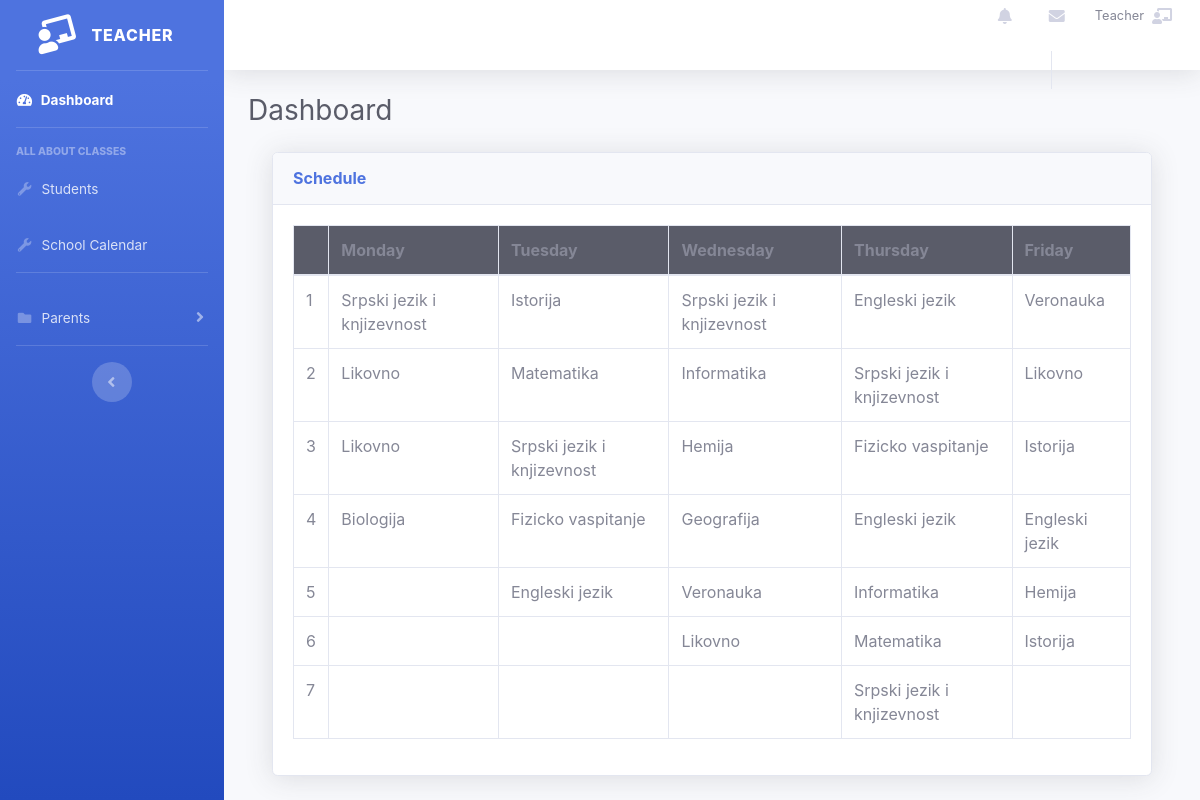
/schedules/school_calendar (signed in), run on an earlier commit of the app's database.
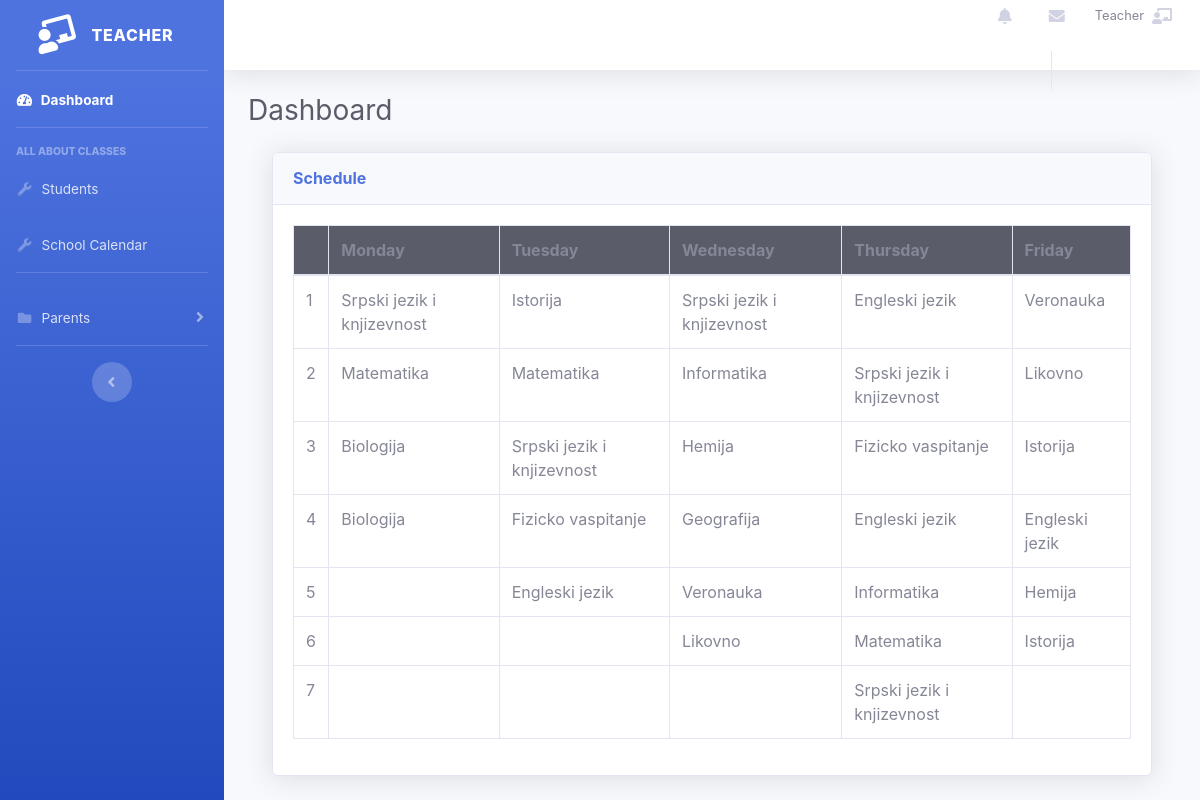
And on a later commit of the database.
### tables this page shows
CREATE TABLE IF NOT EXISTS `schedules` (
  `id_schedules` int(11) NOT NULL AUTO_INCREMENT,
  `subject_name` varchar(255) NOT NULL,
  `order_id` int(11) NOT NULL,
  `day_id` int(11) NOT NULL,
  `class_id` int(11) NOT NULL,
  PRIMARY KEY (`id_schedules`)
);

### app/controllers/Schedules.php (called while the page is built, shortened)
<?php
class Schedules extends Controller
{
    public function __construct()
    {
        $this->schedulesModel = $this->model('Schedule');
    }
    public function school_calendar()
    {
        $class_id = (int) htmlspecialchars($_SESSION['teacher_class_id']);
        $schedules = $this->schedulesModel->show_schedule_by_teacher_class_id($class_id);
        $data = [
            'schedules' => $schedules
        ];
        $this->view('teacher/classes/schedule', $data);
    }
}

### app/libraries/Core.php (called while the page is built, shortened)
<?php
  class Core {
    protected $currentMethod = 'index';
    public function __construct(){
      $url = $this->getUrl();
      if(file_exists('../app/controllers/' . ucwords($url[0]). '.php')){
        unset($url[0]);
      }
      $this->currentController = new $this->currentController;
      if(isset($url[1])){
        if(method_exists($this->currentController, $url[1])){
          $this->currentMethod = $url[1];
          unset($url[1]);
        }
      }
      $this->params = $url ? array_values($url) : [];
      call_user_func_array([$this->currentController, $this->currentMethod], $this->params);
    }
    public function getUrl(){
      if(isset($_GET['url'])){
        $url = rtrim($_GET['url'], '/');
        $url = filter_var($url, FILTER_SANITIZE_URL);
        $url = explode('/', $url);
        return $url;
      }
    }
  }

### public/index.php (called while the page is built, shortened)
<?php
$init = new Core;

### app/libraries/Database.php (called while the page is built, shortened)
<?php
class Database
{
  private $host = DB_HOST;
  private $user = DB_USER;
  private $pass = DB_PASS;
  private $dbname = DB_NAME;
  private $dbh;
  private $stmt;
  public function __construct()
  {
    $dsn = 'mysql:host=' . $this->host . ';dbname=' . $this->dbname;
    $options = array(
      PDO::ATTR_PERSISTENT => true,
      PDO::ATTR_ERRMODE => PDO::ERRMODE_EXCEPTION
    );
    try {
      $this->dbh = new PDO($dsn, $this->user, $this->pass, $options);
    } catch (PDOException $e) {
      $this->error = $e->getMessage();
      echo $this->error;
    }
  }
  public function query($sql)
  {
    $this->stmt = $this->dbh->prepare($sql);
  }
  public function bind($param, $value, $type = null)
  {
    if (is_null($type)) {
      switch (true) {
        case is_int($value):
          $type = PDO::PARAM_INT;
          break;
      }
    }
    $this->stmt->bindValue($param, $value, $type);
  }
  public function execute()
  {
    return $this->stmt->execute();
  }
  public function resultSet($fetch = PDO::FETCH_OBJ)
  {
    $this->execute();
    return $this->stmt->fetchAll($fetch);
  }
}

### app/models/Schedule.php (called while the page is built, shortened)
<?php
class Schedule
{
    private $db;
    public function __construct()
    {
        $this->db = new Database();
    }
    public function show_schedule_by_teacher_class_id($id)
    {
        $this->db->query('SELECT schedules.id_schedules, schedules.subject_name , schedules.order_id, schedules.day_id, schedules.class_id
                          FROM schedules
                          WHERE schedules.class_id = :teacher_class_id');
        $this->db->bind(':teacher_class_id', $id);
        $schedules = $this->db->resultSet();
        return $schedules;
    }
}

### app/helpers/display_row_helper.php (the view, shortened to what the changed rows need)
<?php
function display_row($row, $r = '')
{
    foreach ($row as $r) {
        if (!empty($r->subject_name)) {
            echo "<td>$r->subject_name</td>";
        } else {
            echo  "<td></td>";
        }
    }
}

### app/views/teacher/classes/schedule.php (shortened to what the changed rows need)
<?php require APPROOT . '/views/inc/teacher/header.php'; ?>
<div id="page-wrapper">
    <div class="container-fluid">
        <div class="row">
            <div class="col-lg-12">
                <div class="card shadow mb-4">
                    <div class="card-body">
                        <div class="table-responsive">
                            <div class="dataTables_wrapper dt-bootstrap4">
                                <?php
                                if (isset($data['schedules'])) {
                                    foreach ($data['schedules'] as $schedule) {
                                        switch ($schedule->order_id) {
                                            case 1:
                                                $row1[] = $schedule;
                                                break;
                                            case 2:
                                                $row2[] = $schedule;
                                                break;
                                            case 3:
                                                $row3[] = $schedule;
                                                break;
                                            case 4:
                                                $row4[] = $schedule;
                                                break;
                                            case 5:
                                                $row5[] = $schedule;
                                                break;
                                            case 6:
                                                $row6[] = $schedule;
                                                break;
                                            case 7:
                                                $row7[] = $schedule;
                                                break;
                                        }
                                    }
                                    ?>
                                    <div class="table-responsive">
                                        <table class="table table-hover table-bordered">
                                            <thead>
                                                <tr class="bg-dark first_col">
                                                    <th scope="col"></th>
                                                    <th scope="col">Monday</th>
                                                    <th scope="col">Tuesday</th>
                                                    <th scope="col">Wednesday</th>
                                                    <th scope="col">Thursday</th>
                                                    <th scope="col">Friday</th>
                                                </tr>
                                            </thead>
                                            <tbody>
                                                <tr>
                                                    <?php
                                                    if (isset($row1, $row2, $row3, $row4, $row5, $row6, $row7)) {
                                                        for ($i = 1; $i <= 7; $i++) {
                                                            echo "<td>$i</td>";
                                                            $var = "row$i";
                                                            $row = $$var;
                                                            display_row($row);
                                                            echo '</tr>';
                                                        }
                                                    }
                                                } ?>
                                        </tbody>
                                    </table>
                                </div>
                            </div>
                        </div>
                    </div>
                </div>
            </div>
        </div>
    </div>
    <?php require APPROOT . '/views/inc/teacher/footer.php'; ?>

What changed in the data, as far as the page shows it:
changed schedules (number 6 of 35 on the later page): subject_name "Likovno" → "Matematika"
changed schedules (number 11 of 35 on the later page): subject_name "Likovno" → "Biologija"
